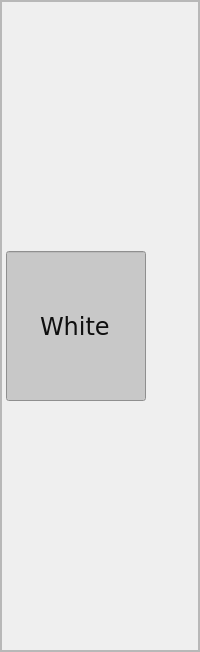
        <widget class="QFrame" name="WhitePlayerFrame">
         <property name="minimumSize">
          <size>
           <width>150</width>
           <height>0</height>
          </size>
         </property>
         <property name="maximumSize">
          <size>
           <width>16777215</width>
           <height>16777215</height>
          </size>
         </property>
         <property name="styleSheet">
          <string notr="true"/>
         </property>
         <property name="frameShape">
          <enum>QFrame::StyledPanel</enum>
         </property>
         <property name="frameShadow">
          <enum>QFrame::Raised</enum>
         </property>
         <layout class="QVBoxLayout" name="verticalLayout_4">
          <property name="spacing">
           <number>0</number>
          </property>
          <property name="leftMargin">
           <number>0</number>
          </property>
          <property name="topMargin">
           <number>0</number>
          </property>
          <property name="rightMargin">
           <number>0</number>
          </property>
          <property name="bottomMargin">
           <number>0</number>
          </property>
          <item>
           <widget class="QFrame" name="frame">
            <property name="minimumSize">
             <size>
              <width>150</width>
              <height>650</height>
             </size>
            </property>
            <property name="frameShape">
             <enum>QFrame::StyledPanel</enum>
            </property>
            <property name="frameShadow">
             <enum>QFrame::Raised</enum>
            </property>
            <widget class="QLineEdit" name="lineEdit">
             <property name="geometry">
              <rect>
               <x>5</x>
               <y>250</y>
               <width>140</width>
               <height>150</height>
              </rect>
             </property>
             <property name="minimumSize">
              <size>
               <width>0</width>
               <height>150</height>
              </size>
             </property>
             <property name="font">
              <font>
               <family>Verdana</family>
               <pointsize>18</pointsize>
              </font>
             </property>
             <property name="styleSheet">
              <string notr="true">background-color: rgb(200, 200, 200);
color: rgb(15, 15, 15);</string>
             </property>
             <property name="text">
              <string>White</string>
             </property>
             <property name="alignment">
              <set>Qt::AlignCenter</set>
             </property>
             <property name="readOnly">
              <bool>true</bool>
             </property>
            </widget>
            <widget class="QLabel" name="count">
             <property name="geometry">
              <rect>
               <x>5</x>
               <y>400</y>
               <width>150</width>
               <height>50</height>
              </rect>
             </property>
             <property name="minimumSize">
              <size>
               <width>150</width>
               <height>50</height>
              </size>
             </property>
             <property name="maximumSize">
              <size>
               <width>150</width>
               <height>50</height>
              </size>
             </property>
             <property name="text">
              <string/>
             </property>
            </widget>
           </widget>
          </item>
         </layout>
        </widget>
